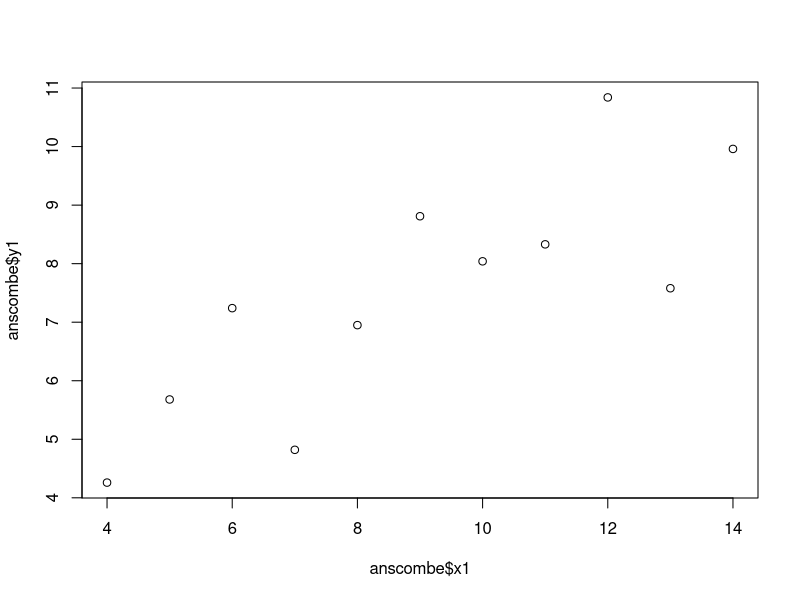
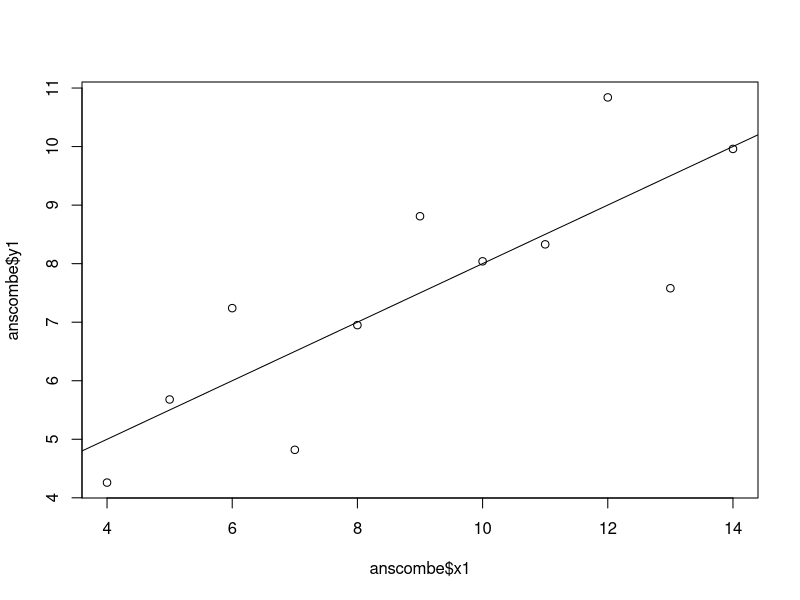
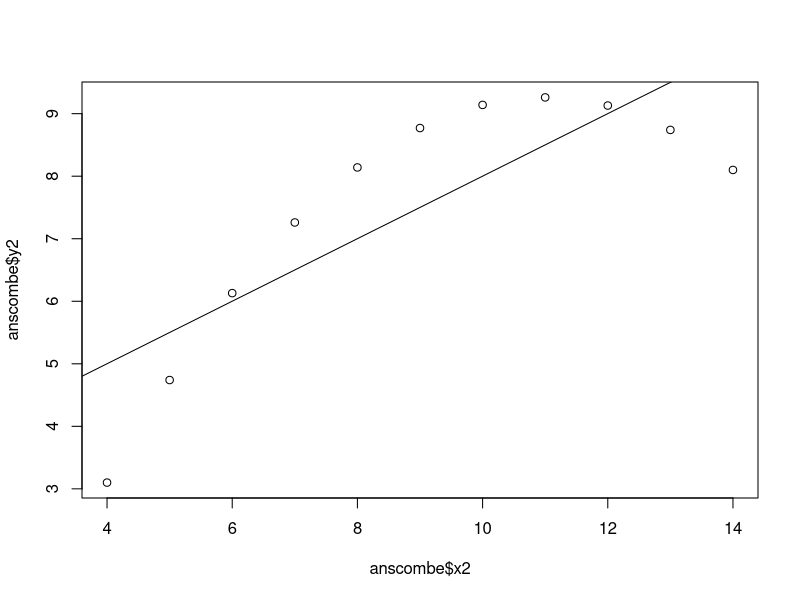
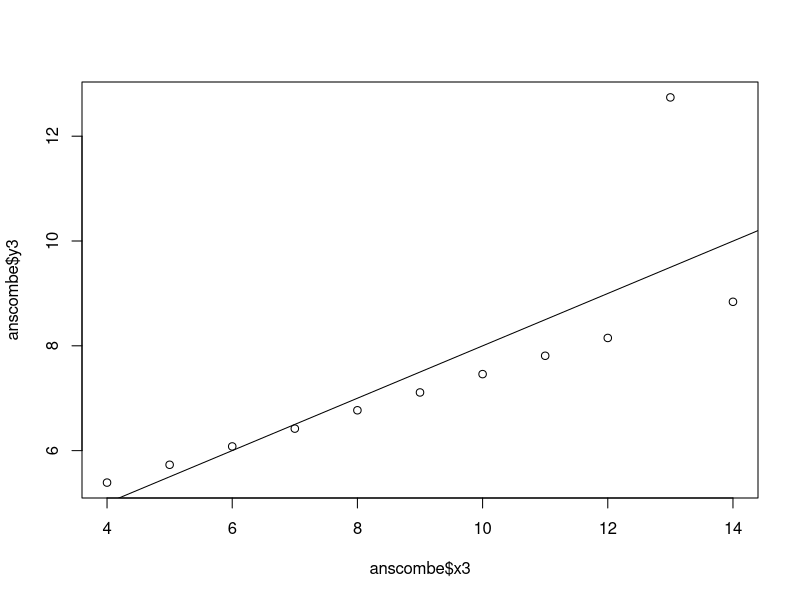
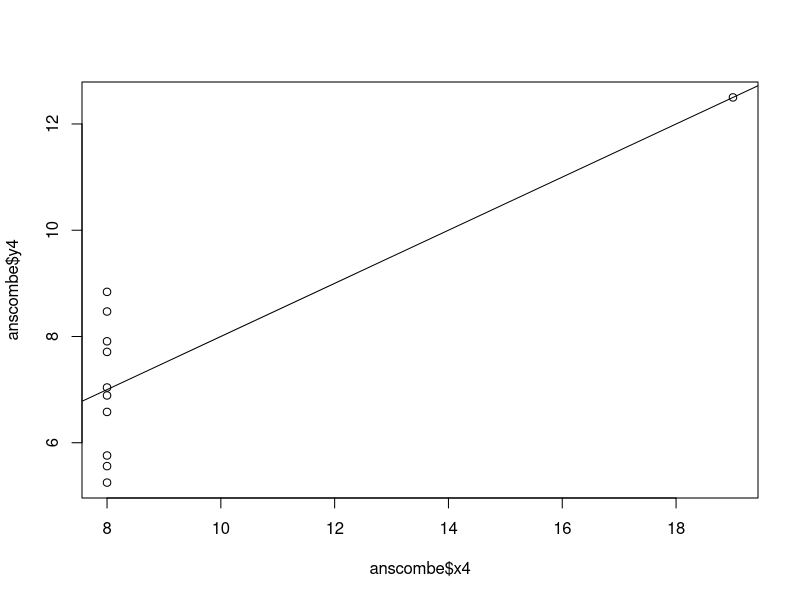
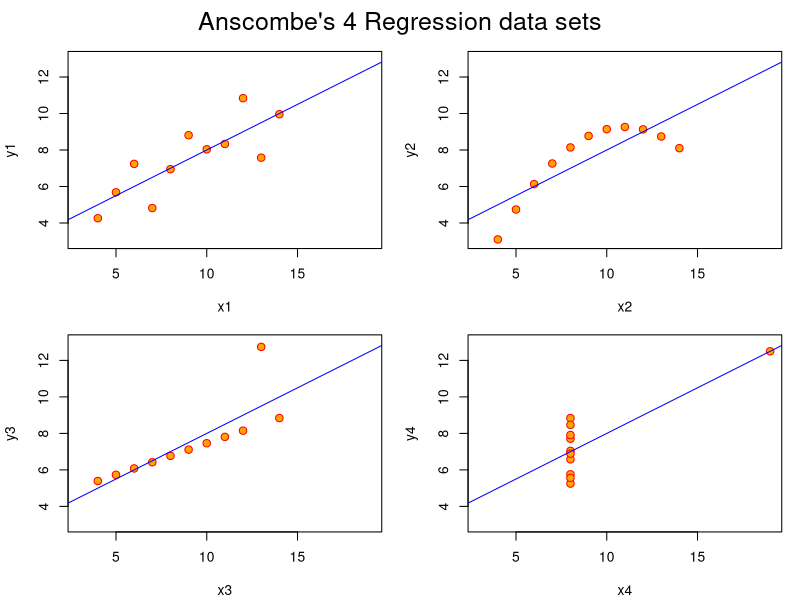

The R script that drew these images, in order:
## Data Visualization
## Objective: Identify data or model problems using visualization
## Anscombe (1973) Quartlet

data(anscombe)  # Load Anscombe's data
View(anscombe) # View the data
summary(anscombe)

## Simple version
plot(anscombe$x1,anscombe$y1)
summary(anscombe)

# Create four model objects
lm1 <- lm(y1 ~ x1, data=anscombe)
summary(lm1)
lm2 <- lm(y2 ~ x2, data=anscombe)
summary(lm2)
lm3 <- lm(y3 ~ x3, data=anscombe)
summary(lm3)
lm4 <- lm(y4 ~ x4, data=anscombe)
summary(lm4)
plot(anscombe$x1,anscombe$y1)
abline(coefficients(lm1))
plot(anscombe$x2,anscombe$y2)
abline(coefficients(lm2))
plot(anscombe$x3,anscombe$y3)
abline(coefficients(lm3))
plot(anscombe$x4,anscombe$y4)
abline(coefficients(lm4))


## Fancy version (per help file)

ff <- y ~ x
mods <- setNames(as.list(1:4), paste0("lm", 1:4))

# Plot using for loop
for(i in 1:4) {
  ff[2:3] <- lapply(paste0(c("y","x"), i), as.name)
  ## or   ff[[2]] <- as.name(paste0("y", i))
  ##      ff[[3]] <- as.name(paste0("x", i))
  mods[[i]] <- lmi <- lm(ff, data = anscombe)
  print(anova(lmi))
}

sapply(mods, coef)  # Note the use of this function
lapply(mods, function(fm) coef(summary(fm)))

# Preparing for the plots
op <- par(mfrow = c(2, 2), mar = 0.1+c(4,4,1,1), oma =  c(0, 0, 2, 0))

# Plot charts using for loop
for(i in 1:4) {
  ff[2:3] <- lapply(paste0(c("y","x"), i), as.name)
  plot(ff, data = anscombe, col = "red", pch = 21, bg = "orange", cex = 1.2,
       xlim = c(3, 19), ylim = c(3, 13))
  abline(mods[[i]], col = "blue")
}
mtext("Anscombe's 4 Regression data sets", outer = TRUE, cex = 1.5)
par(op)

